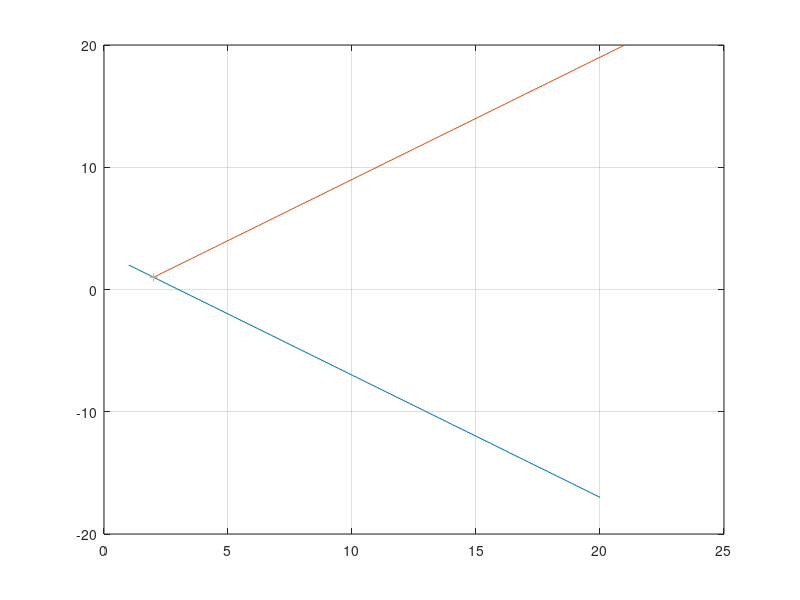

This chart was generated by the following MATLAB code:
a = [1,1;1,-1];
b = [3;1];
if det(a) ~= 0
    X = inv(a) * b;
    final = sum(X,2)
else
    fprintf('determinant is zero');
end
 
X2 = linspace(1,20);
x1 = 3-X2;
y1 = 1 + X2;
 
plot(X2,x1);
hold on
plot(y1,X2);
grid on
plot(2,1,'+')
